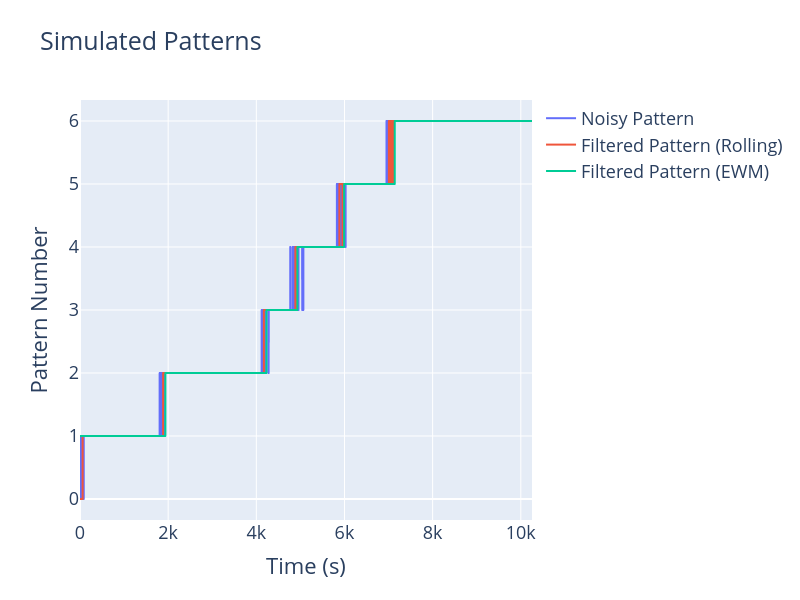

Write notebook code for a chart like this one.
### Markdown cell above
## Visualize the Patterns

### Code cell
fig = px.line(
    df,
    x=df.index,
    y=[
        "Noisy Pattern",
        "Filtered Pattern (Rolling)",
        "Filtered Pattern (EWM)",
    ],
    title="Simulated Patterns",
)
fig.update_traces(line=dict(width=2), selector={"name": "Clean Data"})
fig.update_traces(line=dict(width=2), selector={"name": "Noisy Data"})

fig.update_traces(
    line=dict(width=3),
    opacity=0.8,
    selector={"name": "Filtered Data (Rolling)"},
)
fig.update_traces(
    line=dict(width=3),
    opacity=0.8,
    selector={"name": "Filtered Data (EWM)"},
)

fig.update_layout(dict1=LAYOUT_PARAMS)
fig.update_yaxes(title="Pattern Number")

display(fig)

### Figure 1 — Plotly figure (JSON) as saved in the notebook; plotly's stock layout.template omitted (floating-point values rounded to 4 significant figures; data arrays with more than 128 entries replaced by an {"elided": "..."} marker saying what was removed)
{"data": [{"hovertemplate": "variable=Noisy Pattern<br>Time=%{x}<br>value=%{y}<extra></extra>", "legendgroup": "Noisy Pattern", "line": {"color": "#636efa", "dash": "solid"}, "marker": {"symbol": "circle"}, "mode": "lines", "name": "Noisy Pattern", "showlegend": true, "type": "scattergl", "x": {"elided": "10255 int values"}, "xaxis": "x", "y": {"elided": "10255 int values"}, "yaxis": "y"}, {"hovertemplate": "variable=Filtered Pattern (Rolling)<br>Time=%{x}<br>value=%{y}<extra></extra>", "legendgroup": "Filtered Pattern (Rolling)", "line": {"color": "#EF553B", "dash": "solid"}, "marker": {"symbol": "circle"}, "mode": "lines", "name": "Filtered Pattern (Rolling)", "showlegend": true, "type": "scattergl", "x": {"elided": "10255 int values"}, "xaxis": "x", "y": {"elided": "10255 int values"}, "yaxis": "y"}, {"hovertemplate": "variable=Filtered Pattern (EWM)<br>Time=%{x}<br>value=%{y}<extra></extra>", "legendgroup": "Filtered Pattern (EWM)", "line": {"color": "#00cc96", "dash": "solid"}, "marker": {"symbol": "circle"}, "mode": "lines", "name": "Filtered Pattern (EWM)", "showlegend": true, "type": "scattergl", "x": {"elided": "10255 int values"}, "xaxis": "x", "y": {"elided": "10255 int values"}, "yaxis": "y"}], "layout": {"font": {"size": 18}, "height": 600, "legend": {"title": {}, "tracegroupgap": 0}, "title": {"text": "Simulated Patterns"}, "width": 800, "xaxis": {"anchor": "y", "domain": [0, 1], "title": {"text": "Time (s)"}}, "yaxis": {"anchor": "x", "domain": [0, 1], "title": {"text": "Pattern Number"}}}}
